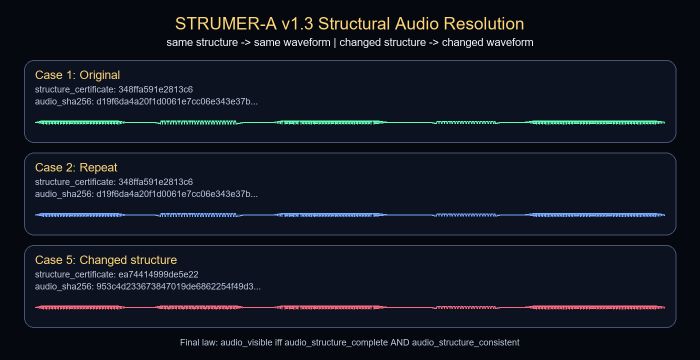
#> input picture STRUMER-A/STRUMER_A_v1_3_waveform.png, 1400 x 720 px (shown at 1/2 size)
$ python STRUMER_A_video_v1_9.py
#> lines starting #> are read from the running program, lines starting #| are printed output that depends on the picture
from PIL import Image, ImageDraw, ImageFont
import cv2
import numpy as np
import os
import math
import hashlib
import wave
import struct
from copy import deepcopy

WIDTH, HEIGHT = 1280, 720
FPS = 24
VERSION = "1.9"
OUT_VIDEO = "STRUMER_A_video_v1_9.mp4"

SAMPLE_RATE = 44100
MAX_AMPLITUDE = 32767

FADE_SECONDS = 0.28
SAFE_TOP = 48
SAFE_BOTTOM = 555

BG = (5, 8, 15)
PANEL = (11, 17, 31)
WHITE = (250, 252, 255)
GOLD = (255, 215, 120)
ACCENT = (100, 255, 180)
BLUE = (120, 170, 255)
RED = (255, 105, 125)
ORANGE = (255, 175, 70)
PURPLE = (196, 150, 255)
LINE = (95, 108, 135)
CODE_BG = (10, 15, 28)


def font(size, bold=True):
    try:
        if os.name == "nt":
            path = r"C:\Windows\Fonts\arialbd.ttf" if bold else r"C:\Windows\Fonts\arial.ttf"
        else:
            path = "/usr/share/fonts/truetype/dejavu/DejaVuSans-Bold.ttf" if bold else "/usr/share/fonts/truetype/dejavu/DejaVuSans.ttf"
        return ImageFont.truetype(path, size)
    except Exception:
        return ImageFont.load_default()


FONT_HERO = font(66)
FONT_TITLE = font(54)
FONT_BIG = font(46)
FONT_MED = font(38)
FONT_BODY = font(32)
FONT_SMALL = font(27)
FONT_TINY = font(23)


def canvas():
    return Image.new("RGB", (WIDTH, HEIGHT), BG)


def text_size(draw, text, f):
    box = draw.textbbox((0, 0), text, font=f)
    return box[2] - box[0], box[3] - box[1]


def fit_font(draw, text, start, max_width, min_size=22):
    size = start
    while size >= min_size:
        f = font(size)
        if text_size(draw, text, f)[0] <= max_width:
            return f
        size -= 2
    return font(min_size)


def center(draw, text, y, f, color=WHITE):
    w, _ = text_size(draw, text, f)
    draw.text(((WIDTH - w) // 2, y), text, font=f, fill=color)


def panel(draw, box, outline=ACCENT, fill=PANEL, width=3, radius=22):
    draw.rounded_rectangle(box, radius=radius, fill=fill, outline=outline, width=width)


def title_slide(title, subtitle="", note="", duration=4.2, title_color=GOLD):
    img = canvas()
    draw = ImageDraw.Draw(img)

    title_font = fit_font(draw, title, 66, WIDTH - 120, 40)
    center(draw, title, 92, title_font, title_color)

    if subtitle:
        sub_font = fit_font(draw, subtitle, 42, WIDTH - 160, 26)
        center(draw, subtitle, 205, sub_font, WHITE)

    if note:
        note_font = fit_font(draw, note, 34, WIDTH - 180, 24)
        center(draw, note, 330, note_font, ACCENT)

    return img, duration


def statement_slide(line1, line2="", line3="", duration=4.2, color1=GOLD, color2=ACCENT, color3=WHITE):
    img = canvas()
    draw = ImageDraw.Draw(img)

    y = 110
    if line1:
        f = fit_font(draw, line1, 62, WIDTH - 150, 34)
        center(draw, line1, y, f, color1)
        y += 115

    if line2:
        f = fit_font(draw, line2, 56, WIDTH - 150, 32)
        center(draw, line2, y, f, color2)
        y += 105

    if line3:
        f = fit_font(draw, line3, 46, WIDTH - 150, 30)
        center(draw, line3, y, f, color3)

    return img, duration


def bullets_slide(title, bullets, duration=5.4, accent=ACCENT):
    img = canvas()
    draw = ImageDraw.Draw(img)

    ftitle = fit_font(draw, title, 54, WIDTH - 150, 34)
    center(draw, title, 56, ftitle, GOLD)

    y = 165
    for item in bullets[:5]:
        f = fit_font(draw, item, 36, WIDTH - 230, 24)
        draw.text((155, y), "•", font=f, fill=accent)
        draw.text((205, y), item, font=f, fill=WHITE)
        y += 70

    return img, duration


def code_slide(title, code_lines, footer="", duration=6.0):
    img = canvas()
    draw = ImageDraw.Draw(img)

    ftitle = fit_font(draw, title, 52, WIDTH - 150, 34)
    center(draw, title, 45, ftitle, GOLD)

    box = (115, 140, 1165, 455)
    panel(draw, box, outline=GOLD, fill=CODE_BG, width=4, radius=20)

    y = 180
    for line in code_lines[:7]:
        f = fit_font(draw, line, 30, 950, 20)
        draw.text((160, y), line, font=f, fill=WHITE)
        y += 42

    if footer:
        f = fit_font(draw, footer, 34, WIDTH - 160, 24)
        center(draw, footer, 493, f, ACCENT)

    return img, duration


def draw_centered_in_box(draw, text, box, f, color):
    x1, y1, x2, y2 = box
    w, h = text_size(draw, text, f)
    draw.text((x1 + (x2 - x1 - w) // 2, y1 + (y2 - y1 - h) // 2 - 2), text, font=f, fill=color)


def dependency_chain_slide(duration=5.8):
    img = canvas()
    draw = ImageDraw.Draw(img)

    center(draw, "Dependency Removed", 52, FONT_TITLE, GOLD)

    top_items = [
        ("editing", ORANGE),
        ("tuning", ORANGE),
        ("sequencing", ORANGE),
    ]

    boxes = [
        (115, 155, 405, 238),
        (495, 155, 785, 238),
        (875, 155, 1165, 238),
    ]

    for i, ((label, color), box) in enumerate(zip(top_items, boxes)):
        panel(draw, box, outline=color, fill=PANEL, width=3, radius=18)
        f = fit_font(draw, label, 34, box[2] - box[0] - 35, 24)
        draw_centered_in_box(draw, label, box, f, WHITE)

        if i < len(boxes) - 1:
            x1 = box[2] + 24
            y1 = (box[1] + box[3]) // 2
            x2 = boxes[i + 1][0] - 24
            draw.line((x1, y1, x2, y1), fill=LINE, width=5)
            draw.polygon([(x2, y1), (x2 - 15, y1 - 10), (x2 - 15, y1 + 10)], fill=LINE)

    draw.line((120, 292, 1160, 292), fill=RED, width=7)
    draw.line((120, 312, 1160, 312), fill=RED, width=7)

    panel(draw, (260, 370, 1020, 462), outline=ACCENT, fill=PANEL, width=4, radius=22)
    draw_centered_in_box(draw, "structure -> resolution -> audio", (260, 370, 1020, 462), FONT_MED, ACCENT)

    center(draw, "remove dependency -> preserve outcome", 512, FONT_SMALL, GOLD)

    return img, duration


def canonical_text(value):
    if isinstance(value, dict):
        return "{" + "|".join(str(k) + "=" + canonical_text(value[k]) for k in sorted(value)) + "}"
    if isinstance(value, list):
        return "[" + "|".join(canonical_text(x) for x in value) + "]"
    if isinstance(value, float):
        return format(value, ".12g")
    return str(value)


def sha256_hex(text):
    return hashlib.sha256(text.encode("utf-8")).hexdigest()


def structure_signature(structure):
    return sha256_hex(canonical_text(structure))


def structure_certificate(structure):
    return structure_signature(structure)[:16]


def base_structure():
    return {
        "title": "STRUMER-A Structural Audio Identity",
        "sample_rate": SAMPLE_RATE,
        "events": [
            {"kind": "tone", "frequency": 440.0, "duration": 0.28, "amplitude": 0.45},
            {"kind": "silence", "duration": 0.08},
            {"kind": "tone", "frequency": 660.0, "duration": 0.28, "amplitude": 0.42},
            {"kind": "silence", "duration": 0.08},
            {"kind": "tone", "frequency": 880.0, "duration": 0.36, "amplitude": 0.38},
            {"kind": "silence", "duration": 0.12},
            {"kind": "tone", "frequency": 660.0, "duration": 0.22, "amplitude": 0.35},
            {"kind": "silence", "duration": 0.06},
            {"kind": "tone", "frequency": 440.0, "duration": 0.45, "amplitude": 0.40}
        ]
    }


def changed_structure():
    s = deepcopy(base_structure())
    s["events"][2]["frequency"] = 990.0
    return s


def envelope(position, total):
    if total <= 1:
        return 1.0

    attack = max(1, int(total * 0.08))
    release = max(1, int(total * 0.10))

    if position < attack:
        return position / attack
    if position > total - release:
        return max(0.0, (total - position) / release)
    return 1.0


def tone_samples(frequency, duration, amplitude):
    count = int(round(duration * SAMPLE_RATE))
    out = []
    for i in range(count):
        t = i / SAMPLE_RATE
        env = envelope(i, count)
        value = math.sin(2.0 * math.pi * frequency * t)
        out.append(int(MAX_AMPLITUDE * amplitude * env * value))
    return out


def silence_samples(seconds):
    return [0] * int(round(seconds * SAMPLE_RATE))


def synthesize_audio(structure):
    samples = []
    for event in structure["events"]:
        if event["kind"] == "tone":
            samples.extend(tone_samples(event["frequency"], event["duration"], event["amplitude"]))
        elif event["kind"] == "silence":
            samples.extend(silence_samples(event["duration"]))
    return samples


def read_wav_samples(path):
    samples = []
    if not os.path.exists(path):
        return None
    with wave.open(path, "rb") as src:
        channels = src.getnchannels()
        width = src.getsampwidth()
        frames = src.readframes(src.getnframes())

    if width != 2:
        return None

    values = struct.unpack("<" + "h" * (len(frames) // 2), frames)
    if channels == 1:
        samples = list(values)
    else:
        samples = list(values[0::channels])
    return samples


def load_actual_samples():
    original = read_wav_samples("STRUMER_A_v1_3.wav")
    repeat = read_wav_samples("STRUMER_A_v1_3_repeat.wav")
    changed = read_wav_samples("STRUMER_A_v1_3_changed.wav")

    if original is not None and repeat is not None and changed is not None:
        return original, repeat, changed, "actual GitHub output WAV files"

    base = base_structure()
    changed_structure_value = changed_structure()
    return (
        synthesize_audio(base),
        synthesize_audio(base),
        synthesize_audio(changed_structure_value),
        "deterministic fallback from STRUMER-A structure"
    )


# [105 lines left out: functions draw_wave, waveform_slide, changed_waveform_slide, difference_zoom_slide, not called in this run]


def actual_waveform_artifact_slide(duration=6.8):
    img = canvas()
    draw = ImageDraw.Draw(img)

    center(draw, "Actual Published Waveform", 36, FONT_TITLE, GOLD)

    path = "STRUMER_A_v1_3_waveform.png"

    if os.path.exists(path):
        artifact = Image.open(path).convert("RGB")
        max_w = 1160
        max_h = 475
        scale = min(max_w / artifact.width, max_h / artifact.height)
        new_w = int(artifact.width * scale)
        new_h = int(artifact.height * scale)
        artifact = artifact.resize((new_w, new_h), Image.LANCZOS)

        x = (WIDTH - new_w) // 2
        y = 112
        img.paste(artifact, (x, y))

        center(draw, "Exactly as published on GitHub — no editing", 610, FONT_TINY, ACCENT)
    else:
        panel(draw, (95, 165, 1185, 455), outline=RED, fill=PANEL, width=4, radius=20)
        center(draw, "STRUMER_A_v1_3_waveform.png not found", 250, FONT_MED, RED)
        center(draw, "place the published artifact in this folder", 330, FONT_SMALL, WHITE)

    return img, duration


def artifact_slide(duration=5.6):
    img = canvas()
    draw = ImageDraw.Draw(img)

    center(draw, "Generated Artifacts", 52, FONT_TITLE, GOLD)

    items = [
        "STRUMER_A_v1_3.wav",
        "STRUMER_A_v1_3_repeat.wav",
        "STRUMER_A_v1_3_changed.wav",
        "STRUMER_A_v1_3_waveform.png",
        "STRUMER_A_v1_3_VERIFY.txt",
    ]

    y = 150
    for item in items:
        f = fit_font(draw, item, 34, WIDTH - 260, 24)
        draw.text((165, y), "•", font=f, fill=ACCENT)
        draw.text((215, y), item, font=f, fill=WHITE)
        y += 66

    return img, duration


def proof_cards_slide(duration=6.4):
    img = canvas()
    draw = ImageDraw.Draw(img)

    center(draw, "Verification Proof", 45, FONT_TITLE, GOLD)

    cards = [
        ("same structure", "same audio_sha256", ACCENT),
        ("same structure", "same final_certificate", BLUE),
        ("changed structure", "changed audio_sha256", RED),
        ("incomplete", "ABSTAIN", ORANGE),
        ("conflict", "BLOCKED", RED),
        ("cross-machine", "reproducible", PURPLE),
    ]

    positions = [
        (70, 130, 590, 215),
        (690, 130, 1210, 215),
        (70, 255, 590, 340),
        (690, 255, 1210, 340),
        (70, 380, 590, 465),
        (690, 380, 1210, 465),
    ]

    for (top, bottom, color), box in zip(cards, positions):
        panel(draw, box, outline=color, fill=PANEL, width=3, radius=18)
        f1 = fit_font(draw, top, 30, box[2] - box[0] - 50, 20)
        f2 = fit_font(draw, bottom, 30, box[2] - box[0] - 50, 20)
        draw.text((box[0] + 28, box[1] + 14), top, font=f1, fill=WHITE)
        draw.text((box[0] + 28, box[1] + 48), bottom, font=f2, fill=color)

    center(draw, "same structure -> same audio -> same proof", 525, FONT_SMALL, GOLD)

    return img, duration


def challenge_slide(duration=6.0):
    img = canvas()
    draw = ImageDraw.Draw(img)

    center(draw, "Can You Break It?", 54, FONT_TITLE, GOLD)

    bullets = [
        "different audio from same structure",
        "different waveform from same structure",
        "output from incomplete structure",
        "arbitrary output from conflict",
    ]

    y = 165
    for item in bullets:
        f = fit_font(draw, item, 35, WIDTH - 230, 23)
        draw.text((150, y), "•", font=f, fill=RED)
        draw.text((205, y), item, font=f, fill=WHITE)
        y += 72

    center(draw, "If you cannot, editing was never fundamental.", 500, FONT_SMALL, ACCENT)

    return img, duration


def use_cases_slide(duration=5.8):
    img = canvas()
    draw = ImageDraw.Draw(img)

    center(draw, "Where This Matters", 55, FONT_TITLE, GOLD)

    items = [
        "scientific sonification",
        "reproducible research",
        "deterministic alerts",
        "structural UI sounds",
        "AI + structure workflows",
    ]

    y = 165
    for item in items:
        f = fit_font(draw, item, 36, WIDTH - 230, 24)
        draw.text((165, y), "•", font=f, fill=ACCENT)
        draw.text((215, y), item, font=f, fill=WHITE)
        y += 66

    return img, duration


def phase_scope_slide(duration=5.8):
    img = canvas()
    draw = ImageDraw.Draw(img)

    center(draw, "Phase I Scope", 55, FONT_TITLE, GOLD)

    panel(draw, (120, 145, 1160, 330), outline=ACCENT, fill=PANEL, width=3, radius=20)
    center(draw, "deterministic structural reference proof", 185, FONT_MED, ACCENT)
    center(draw, "not a professional DAW replacement", 255, FONT_MED, WHITE)

    panel(draw, (120, 370, 1160, 510), outline=GOLD, fill=PANEL, width=3, radius=20)
    center(draw, "run the script in the description", 405, FONT_SMALL, GOLD)
    center(draw, "verify the generated audio artifacts", 455, FONT_SMALL, WHITE)

    return img, duration


def lineage_slide(duration=5.8):
    img = canvas()
    draw = ImageDraw.Draw(img)

    center(draw, "STRUMER Family", 48, FONT_TITLE, GOLD)

    items = [
        ("STRUMER", "video", ACCENT),
        ("STRUMER-D", "diagrams", PURPLE),
        ("STRUMER-A", "audio", BLUE),
    ]

    y = 165
    for name, label, color in items:
        panel(draw, (205, y, 1075, y + 75), outline=color, fill=PANEL, width=3, radius=18)
        draw.text((245, y + 18), name, font=FONT_BODY, fill=color)
        draw.text((650, y + 18), label, font=FONT_BODY, fill=WHITE)
        y += 105

    center(draw, "Different media. Same principle.", 500, FONT_MED, GOLD)
    return img, duration


def meta_proof_slide(duration=6.0):
    img = canvas()
    draw = ImageDraw.Draw(img)

    center(draw, "Did you know?", 62, FONT_TITLE, GOLD)
    center(draw, "This video was created", 165, FONT_BIG, WHITE)
    center(draw, "from structure.", 245, FONT_BIG, ACCENT)

    center(draw, "Run the script again.", 355, FONT_MED, GOLD)
    center(draw, "same structure -> same video", 430, FONT_MED, WHITE)

    return img, duration


def final_slide(duration=6.4):
    img = canvas()
    draw = ImageDraw.Draw(img)

    center(draw, "Remove dependency", 78, FONT_BIG, WHITE)
    center(draw, "Preserve structure", 164, FONT_BIG, ACCENT)
    center(draw, "Same outcome", 250, FONT_BIG, BLUE)

    center(draw, "Join the Structural Revolution", 370, FONT_TITLE, GOLD)

    f = fit_font(draw, "https://github.com/OMPSHUNYAYA", 30, WIDTH - 220, 20)
    center(draw, "https://github.com/OMPSHUNYAYA", 505, f, WHITE)

    return img, duration


def build_slides():
    base = base_structure()

    base_samples, repeat_samples, changed_samples, source_label = load_actual_samples()

    cert_base = structure_certificate(base)

    slides = []

    slides.append(title_slide("Can audio be generated", "without editing, tuning,", "or manual sequencing?", 5.0))
    slides.append(statement_slide("A tiny script", "proves audio can", "emerge from structure", 5.0))
    slides.append(statement_slide("same structure", "same audio", "same proof", 4.8))
    slides.append(statement_slide("incomplete structure", "no audio", "", 4.4, ORANGE, WHITE, WHITE))
    slides.append(statement_slide("conflicting structure", "no arbitrary audio", "", 4.4, RED, WHITE, WHITE))

    slides.append(statement_slide("audio_output", "= resolve(structure)", "", 4.4))
    slides.append(statement_slide("audio_visible iff", "audio_structure_complete AND", "audio_structure_consistent", 6.0))

    slides.append(bullets_slide(
        "Traditional Audio Workflow",
        ["open editor", "adjust waveform", "set timing", "preview and fix", "export again"],
        5.8,
        ORANGE
    ))
#> after the loop in bullets_slide, `for item in bullets[:5]:`: y = 515

    slides.append(dependency_chain_slide(5.8))
    slides.append(statement_slide("What if audio", "was not edited", "but revealed?", 5.0))

    slides.append(code_slide(
        "Tiny Structure",
        [
            "events = [",
            "  tone(440, 0.28),",
            "  silence(0.08),",
            "  tone(660, 0.28),",
            "  tone(880, 0.36)",
            "]"
        ],
        "resolve(structure) -> audio",
        6.2
    ))
#> after the loop in code_slide, `for line in code_lines[:7]:`: y = 432

    slides.append(statement_slide("The script generates", "3 audio files", "and one waveform proof", 5.0, GOLD, ACCENT, WHITE))
    slides.append(statement_slide("Waveforms shown here", "come from the actual", "generated WAV outputs", 5.2, GOLD, WHITE, ACCENT))
    slides.append(artifact_slide(5.8))
#> after the loop in artifact_slide, `for item in items:`: y = 480

    slides.append(actual_waveform_artifact_slide(7.0))
#> in actual_waveform_artifact_slide, artifact is the input picture: PIL image 1400x720 RGB; mean R, G, B 18, 23, 34
#> in actual_waveform_artifact_slide, `img.paste(artifact, (x, y))`:
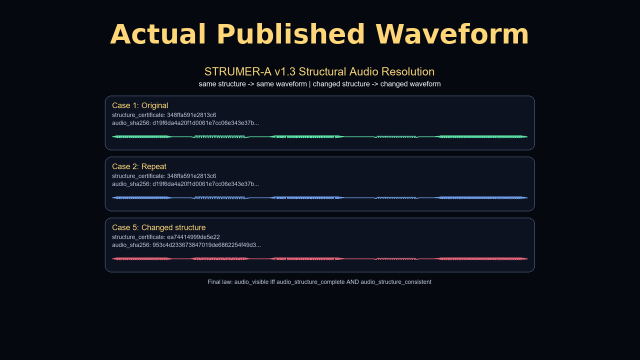
#> img: PIL image 1280x720 RGB (shown at 1/2 size); mean R, G, B 15.2, 18.5, 25.7
    slides.append(statement_slide("Original and repeat", "resolve identically", "changed structure resolves differently", 6.0, ACCENT, BLUE, RED))
    slides.append(proof_cards_slide(6.0))

    slides.append(statement_slide("Tools may render audio", "Structure determines it", "", 5.0, WHITE, ACCENT, WHITE))
    slides.append(statement_slide("Editing did not create", "the audio", "Structure did", 5.2, GOLD, WHITE, ACCENT))
    slides.append(statement_slide("This is not optimization", "This is", "dependency elimination", 5.2, WHITE, GOLD, ACCENT))

    slides.append(statement_slide("Audio is not edited", "It is revealed", "by structure", 5.2))
    slides.append(statement_slide("The waveform is not", "manually shaped", "It resolves", 5.2, GOLD, WHITE, ACCENT))

    slides.append(use_cases_slide(5.8))
#> after the loop in use_cases_slide, `for item in items:`: y = 495
    slides.append(challenge_slide(6.0))
#> after the loop in challenge_slide, `for item in bullets:`: y = 453
    slides.append(phase_scope_slide(5.8))
    slides.append(lineage_slide(5.8))
#> after the loop in lineage_slide, `for name, label, color in items:`: y = 480

    slides.append(statement_slide("If output remains", "after removing dependency", "dependency was not fundamental", 6.0, WHITE, GOLD, ACCENT))
    slides.append(statement_slide("Tiny structure", "Audible reality", "Deterministic outcome", 5.8))
    slides.append(meta_proof_slide(6.0))
    slides.append(final_slide(6.4))

    return slides


def to_bgr(img):
    return cv2.cvtColor(np.array(img), cv2.COLOR_RGB2BGR)


def write_hold(writer, img, seconds):
    frame = to_bgr(img)
    count = max(1, int(round(seconds * FPS)))
    for _ in range(count):
        writer.write(frame)


def write_fade(writer, img_a, img_b):
    frames = max(1, int(round(FADE_SECONDS * FPS)))
    a = np.array(img_a).astype(np.float32)
    b = np.array(img_b).astype(np.float32)

    for i in range(frames):
        t = (i + 1) / frames
        mixed = (a * (1.0 - t) + b * t).astype(np.uint8)
        writer.write(cv2.cvtColor(mixed, cv2.COLOR_RGB2BGR))


def file_sha256(path):
    h = hashlib.sha256()
    with open(path, "rb") as f:
        for chunk in iter(lambda: f.read(1024 * 1024), b""):
            h.update(chunk)
    return h.hexdigest()


def build():
    slides = build_slides()
#> slides = 30 items

    writer = cv2.VideoWriter(
        OUT_VIDEO,
        cv2.VideoWriter_fourcc(*"mp4v"),
        FPS,
        (WIDTH, HEIGHT)
    )

    total_video_seconds = 0.0

    for i, (img, duration) in enumerate(slides):
        hold = max(0.1, duration - (FADE_SECONDS if i < len(slides) - 1 else 0))
        write_hold(writer, img, hold)
        total_video_seconds += hold

        if i < len(slides) - 1:
            write_fade(writer, img, slides[i + 1][0])
            total_video_seconds += FADE_SECONDS
#> this loop made 30 passes
#> (duration, hold, count in write_hold, total_video_seconds) on passes 1 to 8: (5, 4.72, 113, 5), (5, 4.72, 113, 10), (4.8, 4.52, 108, 14.8), (4.4, 4.12, 99, 19.2), (4.4, 4.12, 99, 23.6), (4.4, 4.12, 99, 28), (6, 5.72, 137, 34), (5.8, 5.52, 132, 39.8)
#> pass 1, in write_hold, `frame = to_bgr(img)`:
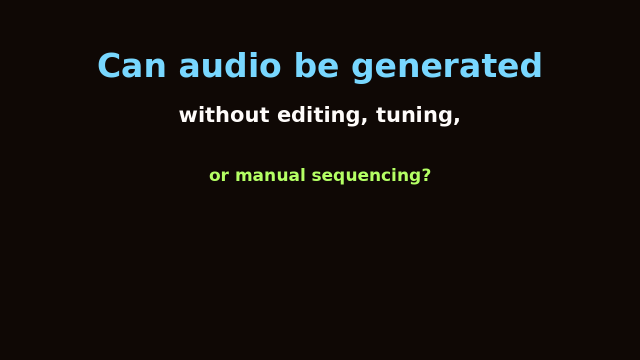
#> frame: shape (720, 1280, 3) (shown at 1/2 size); mean R, G, B 19.8, 15.3, 12.4
#> pass 1, in write_fade, `b = np.array(img_b).astype(np.float32)`:
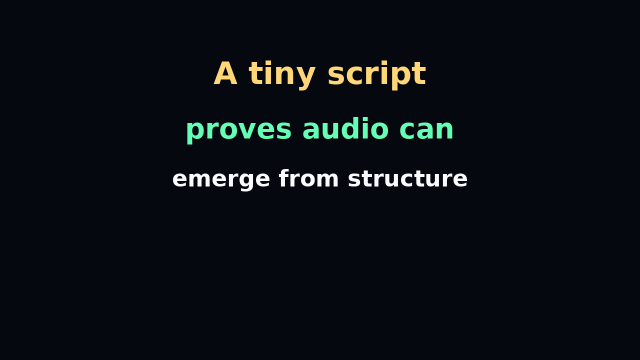
#> b: shape (720, 1280, 3) float32 (shown at 1/2 size); mean R, G, B 10.2, 14.3, 19.7
#> pass 2, in write_hold (call 2), `frame = to_bgr(img)`:
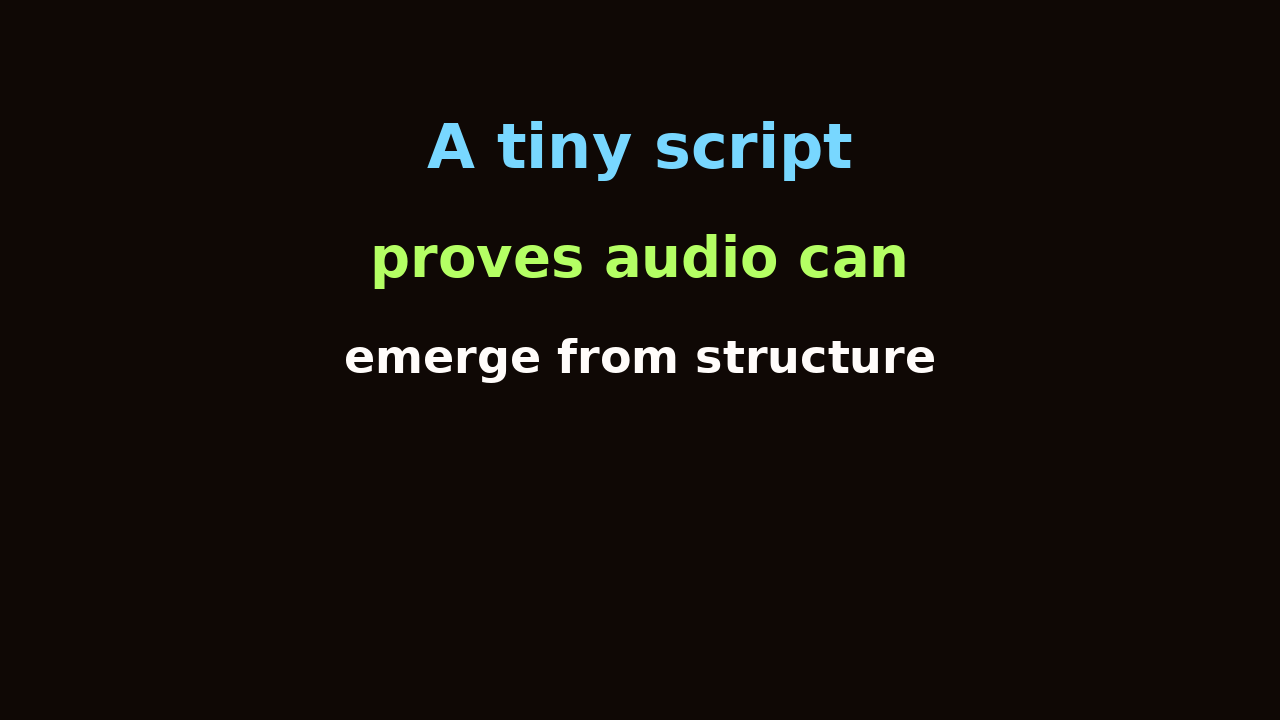
#> frame: shape (720, 1280, 3); mean R, G, B 19.6, 14.3, 10.2
#> after the loop, total_video_seconds = 165.2

    writer.release()

    print("STRUMER-A Video v" + VERSION)
    print("Created:", OUT_VIDEO)
    print("Duration seconds:", round(total_video_seconds, 2))
#| Duration seconds: 165.2
    print("Final SHA256:", file_sha256(OUT_VIDEO))
    print("Principle: audio_output = resolve(structure)")
    print("Final law: audio_visible iff audio_structure_complete AND audio_structure_consistent")


if __name__ == "__main__":
#> (the run stopped early here; a loop or call above may not have finished)
